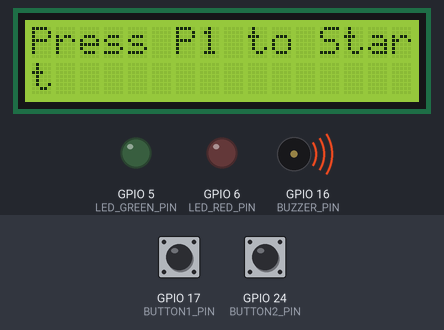
Simulated run of this program. Board: Raspberry Pi (BCM pin numbers). On the bench: 16×2 character LCD, output pins drawn as LEDs (lit = HIGH), buzzer (waves = sounding, pin HIGH). The test bench sets the inputs (shaded band); at power-on: GPIO 17 (BUTTON1_PIN) LOW, GPIO 24 (BUTTON2_PIN) LOW. Random numbers come from a fixed seed; threads take turns every 2 ms; the clock reads 2024-03-15 10:24:30 at power-on unless the program sets it; what the program prints to the terminal is not drawn.

Above: at 1.2 s.
1.3 s: GPIO 17 (BUTTON1_PIN) pulled HIGH for 0.15 s
At 1.89 s:
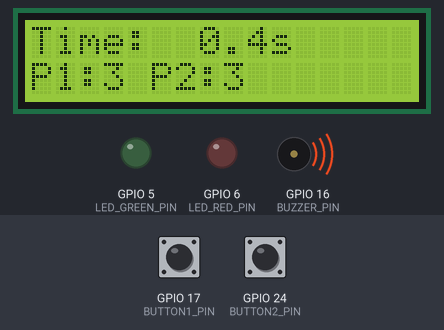
2.0 s: GPIO 24 (BUTTON2_PIN) pulled HIGH for 0.15 s
At 2.65 s:
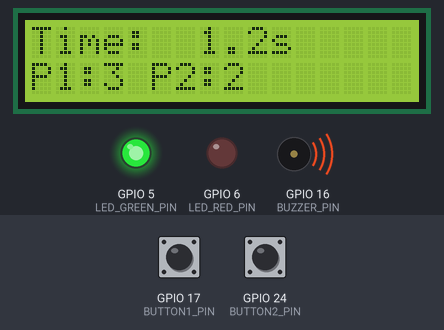
2.7 s: GPIO 17 (BUTTON1_PIN) pulled HIGH for 1 s
At 3.41 s:
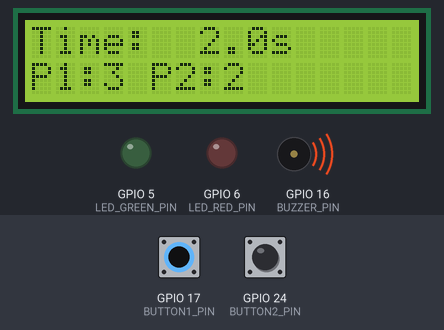
4.3 s: GPIO 24 (BUTTON2_PIN) pulled HIGH for 1 s
At 5.78 s:
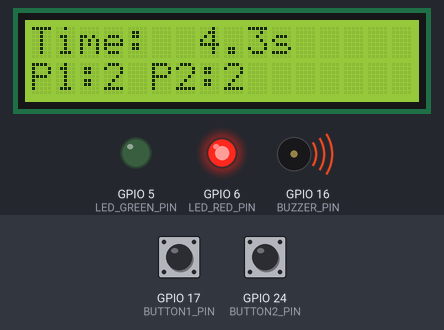
5.9 s: GPIO 17 (BUTTON1_PIN) pulled HIGH for 0.15 s
At 6.29 s:
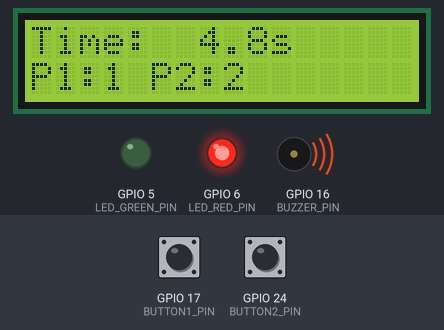
6.6 s: GPIO 17 (BUTTON1_PIN) pulled HIGH for 3.2 s
At 7.04 s:
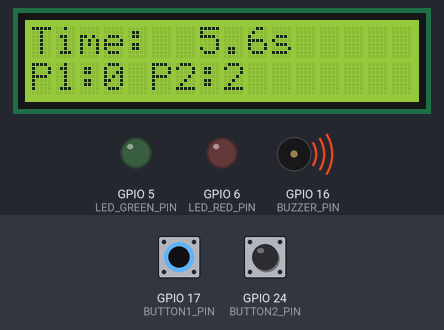
Timing chart, 0 to 11.1 s (numbered marks = the images above; inputs shaded):
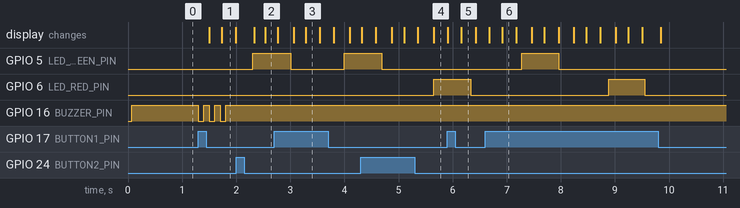

The program:

Game_ButtonRacing.py
```python
#!/usr/bin/env python3
# -*- coding: utf-8 -*-
"""
两人组队按按钮游戏（线程安全 LCD、持续蜂鸣可停止，完整防抖）
当清算界面时要停留5s以防误触
"""
import RPi.GPIO as GPIO
import threading
import time
import random
import queue
from RPLCD.i2c import CharLCD

# ===================== 硬件配置 =====================
BUTTON1_PIN = 17         # 玩家1
BUTTON2_PIN = 24         # 玩家2
BUZZER_PIN  = 16
LED_RED_PIN = 6
LED_GREEN_PIN = 5

LCD_I2C_ADDR = 0x27
LCD_COLUMNS  = 16
LCD_ROWS     = 2

# ===================== 游戏参数 =====================
INITIAL_LIVES = 3
INITIAL_LIGHT_DURATION = 0.7
MIN_LIGHT_DURATION     = 0.3
DELTA_LIGHT            = 0.01
INITIAL_INTERVAL       = 1.0
MIN_INTERVAL           = 0.4
DELTA_INTERVAL         = 0.02
LONG_PRESS_DURATION    = 2.0     # 秒
DEBOUNCE_THRESHOLD     = 0.15    # 秒
END_DISPLAY_DURATION   = 5.0     # 秒，在结束界面停留时长，防止误触

# ===================== 全局状态 =====================
lives   = {1: INITIAL_LIVES, 2: INITIAL_LIVES}
pressed = {1: False, 2: False}
state   = 'waiting'              # waiting/off/green/red/ended

game_start = None
game_end   = None

# --- 线程、锁、队列 ---
state_lock  = threading.Lock()
lcd_lock    = threading.Lock()
reset_event = threading.Event()
buzzer_q    = queue.Queue()

last_press_time = {1: 0, 2: 0}
press_time      = {}

# LCD 对象（稍后初始化)
lcd = None

# ===================== 初始化 =====================

def setup():
    GPIO.setmode(GPIO.BCM)
    GPIO.setwarnings(False)
    # 按键
    for pin in (BUTTON1_PIN, BUTTON2_PIN):
        GPIO.setup(pin, GPIO.IN, pull_up_down=GPIO.PUD_DOWN)
    # 输出
    for pin in (LED_RED_PIN, LED_GREEN_PIN, BUZZER_PIN):
        GPIO.setup(pin, GPIO.OUT)
        GPIO.output(pin, GPIO.LOW)
    # LCD
    global lcd
    lcd = CharLCD(i2c_expander='PCF8574', address=LCD_I2C_ADDR, port=1,
                  cols=LCD_COLUMNS, rows=LCD_ROWS, charmap='A02')
    with lcd_lock:
        lcd.clear()
        lcd.write_string("Press P1 to Start".ljust(LCD_COLUMNS))
    # 中断
    GPIO.add_event_detect(BUTTON1_PIN, GPIO.BOTH, callback=button_cb, bouncetime=int(DEBOUNCE_THRESHOLD*1000))
    GPIO.add_event_detect(BUTTON2_PIN, GPIO.RISING, callback=button_cb, bouncetime=int(DEBOUNCE_THRESHOLD*1000))
    # 线程
    threading.Thread(target=lcd_thread, daemon=True).start()
    threading.Thread(target=buzzer_thread, daemon=True).start()
    # 初始蜂鸣器停止
    GPIO.output(BUZZER_PIN, GPIO.HIGH)
    print("[INFO] Setup done.")

# ===================== 按键回调 =====================

def button_cb(channel):
    now     = time.time()
    player  = 1 if channel == BUTTON1_PIN else 2
    # 软件去抖
    if now - last_press_time[player] < DEBOUNCE_THRESHOLD:
        return
    last_press_time[player] = now
    val = GPIO.input(channel)

    global state, game_start, game_end
    with state_lock:
        st = state
    # 上升沿
    if val == GPIO.HIGH:
        press_time[player] = now
        print(f"[PRESS] P{player} in {st}")
        # 玩家1 启动或重启逻辑
        if player == 1:
            if st == 'waiting':
                start_game(); return
            if st == 'ended':
                # 结束界面停留，忽略误触
                if game_end and (now - game_end) < END_DISPLAY_DURATION:
                    print(f"[INFO] Ignored P1 press during end display ({now - game_end:.1f}s)")
                    return
                reset_game(); start_game(); return
        # 游戏中按键判定
        if st in ('green', 'red', 'off') and lives[player] > 0 and not pressed[player]:
            if st == 'green':
                pressed[player] = True
                print(f"[OK] P{player} on GREEN")
            else:
                lives[player] -= 1
                pressed[player] = True
                print(f"[PENALTY] P{player} on {st.upper()}  lives={lives[player]}")
    # 下降沿（长按重置）
    elif val == GPIO.LOW and player == 1 and press_time.get(1):
        duration = now - press_time.pop(1)
        if duration >= LONG_PRESS_DURATION:
            print("[RESET] P1 long press")
            reset_event.set()
            reset_game()

# ===================== 游戏控制 =====================

def start_game():
    global state, game_start
    with state_lock:
        state = 'off'
    buzzer_q.put(('times', 3, 0.1, 0.1))
    game_start = time.time()
    threading.Thread(target=game_loop, daemon=True).start()
    print("[INFO] Game started")


def reset_game():
    global lives, state, game_start, game_end
    GPIO.output(LED_RED_PIN, 0); GPIO.output(LED_GREEN_PIN, 0)
    with state_lock:
        lives = {1: INITIAL_LIVES, 2: INITIAL_LIVES}
        state = 'waiting'
    game_start = None; game_end = None
    pressed[1] = pressed[2] = False
    with lcd_lock:
        lcd.clear(); lcd.write_string("Press P1 to Start".ljust(LCD_COLUMNS))
    buzzer_q.put(('stop',))

# ===================== 主循环 =====================

def game_loop():
    reset_event.clear()
    global state, game_end
    light    = INITIAL_LIGHT_DURATION
    interval = INITIAL_INTERVAL
    while not reset_event.is_set() and any(l > 0 for l in lives.values()):
        # 休眠间隔
        with state_lock: state = 'off'
        GPIO.output(LED_RED_PIN, 0); GPIO.output(LED_GREEN_PIN, 0)
        pressed[1] = pressed[2] = False
        t0 = time.time()
        while time.time() - t0 < interval and not reset_event.is_set():
            time.sleep(0.01)
        if reset_event.is_set(): break
        # 灯光阶段
        color = random.choice(['green', 'red'])
        with state_lock: state = color
        pin = LED_GREEN_PIN if color == 'green' else LED_RED_PIN
        GPIO.output(pin, 1)
        print(f"[ROUND] {color.upper()} {light:.2f}s")
        t1 = time.time()
        while time.time() - t1 < light and not reset_event.is_set():
            time.sleep(0.01)
        GPIO.output(pin, 0)
        if reset_event.is_set(): break
        if color == 'green':
            for p in (1, 2):
                if lives[p] > 0 and not pressed[p]:
                    lives[p] -= 1; print(f"[MISS]  P{p} missed GREEN  lives={lives[p]}")
        light    = max(MIN_LIGHT_DURATION, light - DELTA_LIGHT)
        interval = max(MIN_INTERVAL,      interval - DELTA_INTERVAL)

    if not reset_event.is_set():
        with state_lock: state = 'ended'
        game_end = time.time()
        buzzer_q.put(('long2',))
        print(f"[END] Game duration {game_end - game_start:.1f}s")

# ===================== LCD 线程 =====================

def lcd_thread():
    prev = None
    while True:
        with state_lock:
            st = state; l1 = lives[1]; l2 = lives[2]
        if st != prev:
            with lcd_lock: lcd.clear(); prev = st
        with lcd_lock:
            if st == 'waiting':
                lcd.cursor_pos = (0, 0); lcd.write_string("Press P1 to Start".ljust(LCD_COLUMNS))
            elif st in ('off', 'green', 'red') and game_start:
                elapsed = time.time() - game_start
                lcd.cursor_pos = (0, 0); lcd.write_string(f"Time:{elapsed:5.1f}s".ljust(LCD_COLUMNS))
                lcd.cursor_pos = (1, 0); lcd.write_string(f"P1:{l1} P2:{l2}".ljust(LCD_COLUMNS))
            elif st == 'ended':
                total = game_end - game_start if game_start else 0
                lcd.cursor_pos = (0, 0); lcd.write_string("Game Over".ljust(LCD_COLUMNS))
                lcd.cursor_pos = (1, 0); lcd.write_string(f"Time:{total:5.1f}s".ljust(LCD_COLUMNS))
        time.sleep(0.2)

# ===================== 蜂鸣器线程 =====================

def buzzer_thread():
    while True:
        mode, *params = buzzer_q.get()
        if mode == 'times':
            times, dur, iv = params
            for _ in range(times):
                GPIO.output(BUZZER_PIN, 0); time.sleep(dur)
                GPIO.output(BUZZER_PIN, 1); time.sleep(iv)
        elif mode == 'long2':
            GPIO.output(BUZZER_PIN, 0)
            time.sleep(1)
            GPIO.output(BUZZER_PIN, 1); reset_event.clear()
        elif mode == 'stop':
            GPIO.output(BUZZER_PIN, 1)
        elif mode == 'long':
            dur, = params; GPIO.output(BUZZER_PIN, 0); time.sleep(dur); GPIO.output(BUZZER_PIN, 1)

# ===================== 清理 =====================

def cleanup():
    GPIO.output(LED_RED_PIN, 0); GPIO.output(LED_GREEN_PIN, 0); GPIO.output(BUZZER_PIN, 0)
    GPIO.cleanup()

# ===================== 主入口 =====================
if __name__ == '__main__':
    try:
        setup()
        while True:
            time.sleep(1)
    except KeyboardInterrupt:
        cleanup()
```

Measured:
- after the input at 1.3 s, GPIO 16 (BUZZER_PIN): alternates HIGH for 0.10 s and LOW for 0.10 s, starting at once; the display: first changes after 0.20 s (image 1 shows a later state)
